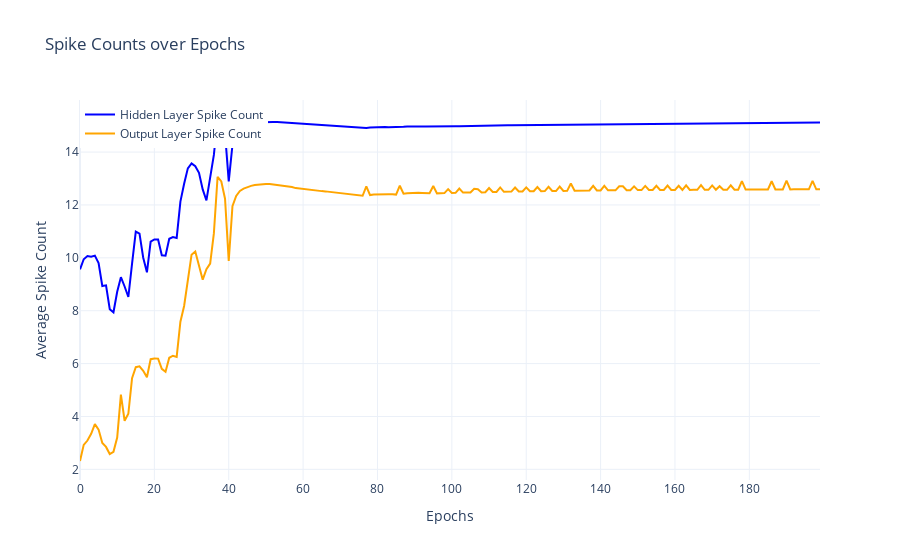

This figure's notebook cell:
### Markdown cell above
### Spike Plots

### Code cell
# Function to plot spike counts using Matplotlib
def plot_spike_counts_matplotlib(hidden_spike_count, output_spike_count, num_epochs, unique_folder_name):
    plt.figure(figsize=(14, 6))
    
    # Plot hidden spike counts
    plt.plot(range(num_epochs), hidden_spike_count, label='Hidden Layer Spike Count', color='blue')
    
    # Plot output spike counts
    plt.plot(range(num_epochs), output_spike_count, label='Output Layer Spike Count', color='orange')
    
    plt.xlabel('Epochs')
    plt.ylabel('Average Spike Count')
    plt.title('Spike Counts over Epochs')
    plt.legend()
    plt.grid(True)
    plt.tight_layout()
    
    plt.savefig(os.path.join(unique_folder_name, 'spike_counts.png'), dpi=600)
    plt.close()
# Function to plot spike counts using Plotly
def plot_spike_counts_plotly(hidden_spike_count, output_spike_count, num_epochs, unique_folder_name):
    fig = go.Figure()

    fig.add_trace(go.Scatter(
        x=list(range(num_epochs)),
        y=hidden_spike_count,
        mode='lines',
        name='Hidden Layer Spike Count',
        line=dict(color='blue')
    ))

    fig.add_trace(go.Scatter(
        x=list(range(num_epochs)),
        y=output_spike_count,
        mode='lines',
        name='Output Layer Spike Count',
        line=dict(color='orange')
    ))

    fig.update_layout(
        title='Spike Counts over Epochs',
        xaxis_title='Epochs',
        yaxis_title='Average Spike Count',
        template='plotly_white',
        legend=dict(x=0, y=1, traceorder='normal')
    )

    fig.show()
    pio.write_html(fig, file=os.path.join(unique_folder_name, 'interactive_spike_counts.html'))
# Plot spike counts
plot_spike_counts_matplotlib(hidden_spike_count, output_spike_count, num_epochs, unique_folder_name)
plot_spike_counts_plotly(hidden_spike_count, output_spike_count, num_epochs, unique_folder_name)

### Figure 1 — Plotly figure (JSON) as saved in the notebook; plotly's stock layout.template omitted (floating-point values rounded to 4 significant figures; data arrays with more than 128 entries replaced by an {"elided": "..."} marker saying what was removed)
{"data": [{"line": {"color": "blue"}, "mode": "lines", "name": "Hidden Layer Spike Count", "type": "scatter", "x": {"elided": "200 int values"}, "y": {"elided": "200 float values"}}, {"line": {"color": "orange"}, "mode": "lines", "name": "Output Layer Spike Count", "type": "scatter", "x": {"elided": "200 int values"}, "y": {"elided": "200 float values"}}], "layout": {"legend": {"traceorder": "normal", "x": 0, "y": 1}, "title": {"text": "Spike Counts over Epochs"}, "xaxis": {"title": {"text": "Epochs"}}, "yaxis": {"title": {"text": "Average Spike Count"}}}}
